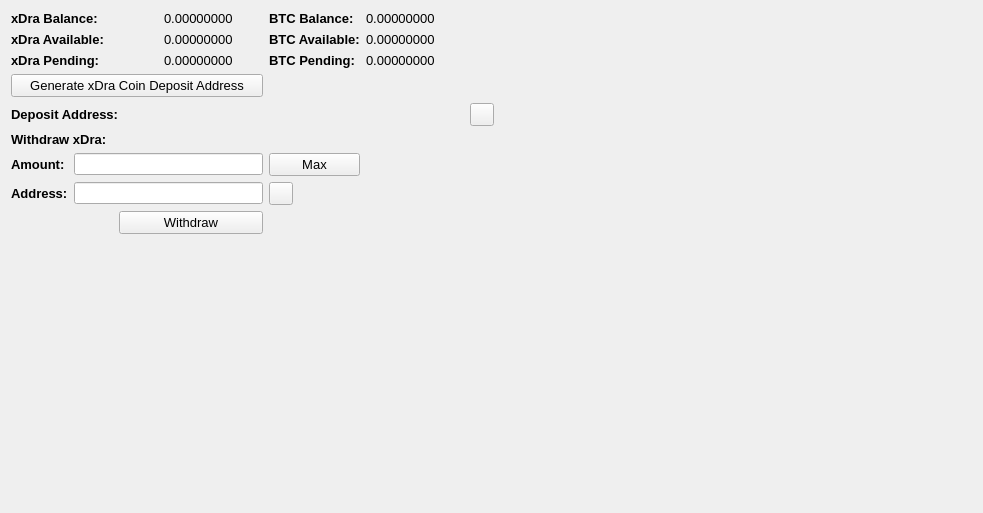
     <widget class="QWidget" name="BalanceTab">
      <attribute name="title">
       <string>Balance</string>
      </attribute>
      <layout class="QGridLayout" name="gridLayout_2">
       <item row="0" column="0" colspan="2">
        <widget class="QLabel" name="label_11">
         <property name="font">
          <font>
           <pointsize>10</pointsize>
           <weight>75</weight>
           <bold>true</bold>
          </font>
         </property>
         <property name="text">
          <string>xDra Balance:</string>
         </property>
        </widget>
       </item>
       <item row="0" column="3">
        <widget class="QLabel" name="xDraBalanceLabel">
         <property name="font">
          <font>
           <pointsize>10</pointsize>
          </font>
         </property>
         <property name="text">
          <string>0.00000000</string>
         </property>
         <property name="textInteractionFlags">
          <set>Qt::LinksAccessibleByMouse|Qt::TextSelectableByMouse</set>
         </property>
        </widget>
       </item>
       <item row="0" column="4">
        <widget class="QLabel" name="label_12">
         <property name="font">
          <font>
           <pointsize>10</pointsize>
           <weight>75</weight>
           <bold>true</bold>
          </font>
         </property>
         <property name="text">
          <string>BTC Balance:</string>
         </property>
        </widget>
       </item>
       <item row="0" column="5">
        <widget class="QLabel" name="BitcoinBalanceLabel">
         <property name="font">
          <font>
           <pointsize>10</pointsize>
          </font>
         </property>
         <property name="text">
          <string>0.00000000</string>
         </property>
         <property name="textInteractionFlags">
          <set>Qt::LinksAccessibleByMouse|Qt::TextSelectableByMouse</set>
         </property>
        </widget>
       </item>
       <item row="0" column="7" rowspan="10">
        <spacer name="horizontalSpacer_4">
         <property name="orientation">
          <enum>Qt::Horizontal</enum>
         </property>
         <property name="sizeHint" stdset="0">
          <size>
           <width>478</width>
           <height>488</height>
          </size>
         </property>
        </spacer>
       </item>
       <item row="1" column="0" colspan="2">
        <widget class="QLabel" name="label_13">
         <property name="font">
          <font>
           <pointsize>10</pointsize>
           <weight>75</weight>
           <bold>true</bold>
          </font>
         </property>
         <property name="text">
          <string>xDra Available:</string>
         </property>
        </widget>
       </item>
       <item row="1" column="3">
        <widget class="QLabel" name="xDraAvailableLabel_2">
         <property name="font">
          <font>
           <pointsize>10</pointsize>
          </font>
         </property>
         <property name="text">
          <string>0.00000000</string>
         </property>
         <property name="textInteractionFlags">
          <set>Qt::LinksAccessibleByMouse|Qt::TextSelectableByMouse</set>
         </property>
        </widget>
       </item>
       <item row="1" column="4">
        <widget class="QLabel" name="label_15">
         <property name="font">
          <font>
           <pointsize>10</pointsize>
           <weight>75</weight>
           <bold>true</bold>
          </font>
         </property>
         <property name="text">
          <string>BTC Available:</string>
         </property>
        </widget>
       </item>
       <item row="1" column="5">
        <widget class="QLabel" name="BitcoinAvailableLabel">
         <property name="font">
          <font>
           <pointsize>10</pointsize>
          </font>
         </property>
         <property name="text">
          <string>0.00000000</string>
         </property>
         <property name="textInteractionFlags">
          <set>Qt::LinksAccessibleByMouse|Qt::TextSelectableByMouse</set>
         </property>
        </widget>
       </item>
       <item row="2" column="0" colspan="2">
        <widget class="QLabel" name="label_14">
         <property name="font">
          <font>
           <pointsize>10</pointsize>
           <weight>75</weight>
           <bold>true</bold>
          </font>
         </property>
         <property name="text">
          <string>xDra Pending:</string>
         </property>
        </widget>
       </item>
       <item row="2" column="3">
        <widget class="QLabel" name="xDraPendingLabel">
         <property name="font">
          <font>
           <pointsize>10</pointsize>
          </font>
         </property>
         <property name="text">
          <string>0.00000000</string>
         </property>
         <property name="textInteractionFlags">
          <set>Qt::LinksAccessibleByMouse|Qt::TextSelectableByMouse</set>
         </property>
        </widget>
       </item>
       <item row="2" column="4">
        <widget class="QLabel" name="label_31">
         <property name="font">
          <font>
           <pointsize>10</pointsize>
           <weight>75</weight>
           <bold>true</bold>
          </font>
         </property>
         <property name="text">
          <string>BTC Pending:</string>
         </property>
        </widget>
       </item>
       <item row="2" column="5">
        <widget class="QLabel" name="BitcoinPendingLabel">
         <property name="font">
          <font>
           <pointsize>10</pointsize>
          </font>
         </property>
         <property name="text">
          <string>0.00000000</string>
         </property>
         <property name="textInteractionFlags">
          <set>Qt::LinksAccessibleByMouse|Qt::TextSelectableByMouse</set>
         </property>
        </widget>
       </item>
       <item row="3" column="0" colspan="4">
        <widget class="QPushButton" name="GenDepositBTN">
         <property name="font">
          <font>
           <pointsize>10</pointsize>
          </font>
         </property>
         <property name="text">
          <string>Generate xDra Coin Deposit Address</string>
         </property>
        </widget>
       </item>
       <item row="4" column="0" colspan="3">
        <widget class="QLabel" name="label_33">
         <property name="font">
          <font>
           <pointsize>10</pointsize>
           <weight>75</weight>
           <bold>true</bold>
          </font>
         </property>
         <property name="text">
          <string>Deposit Address:</string>
         </property>
        </widget>
       </item>
       <item row="4" column="3" colspan="3">
        <widget class="QLabel" name="DepositAddressLabel">
         <property name="minimumSize">
          <size>
           <width>300</width>
           <height>0</height>
          </size>
         </property>
         <property name="palette">
          <palette>
           <active>
            <colorrole role="WindowText">
             <brush brushstyle="SolidPattern">
              <color alpha="255">
               <red>0</red>
               <green>0</green>
               <blue>0</blue>
              </color>
             </brush>
            </colorrole>
            <colorrole role="Text">
             <brush brushstyle="SolidPattern">
              <color alpha="255">
               <red>0</red>
               <green>0</green>
               <blue>255</blue>
              </color>
             </brush>
            </colorrole>
           </active>
           <inactive>
            <colorrole role="WindowText">
             <brush brushstyle="SolidPattern">
              <color alpha="255">
               <red>0</red>
               <green>0</green>
               <blue>0</blue>
              </color>
             </brush>
            </colorrole>
            <colorrole role="Text">
             <brush brushstyle="SolidPattern">
              <color alpha="255">
               <red>0</red>
               <green>0</green>
               <blue>255</blue>
              </color>
             </brush>
            </colorrole>
           </inactive>
           <disabled>
            <colorrole role="WindowText">
             <brush brushstyle="SolidPattern">
              <color alpha="255">
               <red>120</red>
               <green>120</green>
               <blue>120</blue>
              </color>
             </brush>
            </colorrole>
            <colorrole role="Text">
             <brush brushstyle="SolidPattern">
              <color alpha="255">
               <red>120</red>
               <green>120</green>
               <blue>120</blue>
              </color>
             </brush>
            </colorrole>
           </disabled>
          </palette>
         </property>
         <property name="font">
          <font>
           <pointsize>10</pointsize>
           <weight>75</weight>
           <bold>true</bold>
          </font>
         </property>
         <property name="text">
          <string/>
         </property>
         <property name="alignment">
          <set>Qt::AlignRight|Qt::AlignTrailing|Qt::AlignVCenter</set>
         </property>
         <property name="textInteractionFlags">
          <set>Qt::LinksAccessibleByMouse|Qt::TextSelectableByKeyboard|Qt::TextSelectableByMouse</set>
         </property>
        </widget>
       </item>
       <item row="4" column="6">
        <widget class="QToolButton" name="DepositCopyButton">
         <property name="toolTip">
          <string>Copy to clipboard</string>
         </property>
         <property name="text">
          <string/>
         </property>
         <property name="icon">
          <iconset resource="../bitcoin.qrc">
           <normaloff>:/icons/editcopy</normaloff>:/icons/editcopy</iconset>
         </property>
         <property name="shortcut">
          <string>Alt+P</string>
         </property>
        </widget>
       </item>
       <item row="5" column="0" colspan="2">
        <widget class="QLabel" name="label_34">
         <property name="font">
          <font>
           <pointsize>10</pointsize>
           <weight>75</weight>
           <bold>true</bold>
          </font>
         </property>
         <property name="text">
          <string>Withdraw xDra:</string>
         </property>
        </widget>
       </item>
       <item row="6" column="0">
        <widget class="QLabel" name="label_26">
         <property name="font">
          <font>
           <pointsize>10</pointsize>
           <weight>75</weight>
           <bold>true</bold>
          </font>
         </property>
         <property name="text">
          <string>Amount:</string>
         </property>
        </widget>
       </item>
       <item row="6" column="1" colspan="3">
        <widget class="QLineEdit" name="WithdrawUnitsInput">
         <property name="font">
          <font>
           <pointsize>9</pointsize>
           <weight>75</weight>
           <bold>true</bold>
          </font>
         </property>
         <property name="text">
          <string/>
         </property>
        </widget>
       </item>
       <item row="6" column="4">
        <widget class="QPushButton" name="Withdraw_Max_Amount">
         <property name="font">
          <font>
           <pointsize>10</pointsize>
          </font>
         </property>
         <property name="text">
          <string>Max</string>
         </property>
        </widget>
       </item>
       <item row="7" column="0">
        <widget class="QLabel" name="label_10">
         <property name="font">
          <font>
           <pointsize>10</pointsize>
           <weight>75</weight>
           <bold>true</bold>
          </font>
         </property>
         <property name="text">
          <string>Address:</string>
         </property>
        </widget>
       </item>
       <item row="7" column="1" colspan="3">
        <widget class="QLineEdit" name="WithdrawAddress">
         <property name="font">
          <font>
           <pointsize>9</pointsize>
           <weight>75</weight>
           <bold>true</bold>
          </font>
         </property>
        </widget>
       </item>
       <item row="7" column="4">
        <widget class="QToolButton" name="WithdrawPasteButton">
         <property name="toolTip">
          <string>Paste from clipboard</string>
         </property>
         <property name="text">
          <string/>
         </property>
         <property name="icon">
          <iconset resource="../bitcoin.qrc">
           <normaloff>:/icons/editpaste</normaloff>:/icons/editpaste</iconset>
         </property>
         <property name="shortcut">
          <string>Alt+P</string>
         </property>
        </widget>
       </item>
       <item row="8" column="2" colspan="2">
        <widget class="QPushButton" name="WithdrawUnitsBtn">
         <property name="font">
          <font>
           <pointsize>10</pointsize>
          </font>
         </property>
         <property name="text">
          <string>Withdraw</string>
         </property>
        </widget>
       </item>
       <item row="9" column="0" colspan="6">
        <spacer name="verticalSpacer">
         <property name="orientation">
          <enum>Qt::Vertical</enum>
         </property>
         <property name="sizeHint" stdset="0">
          <size>
           <width>428</width>
           <height>262</height>
          </size>
         </property>
        </spacer>
       </item>
      </layout>
      <zorder>label_31</zorder>
      <zorder>label_15</zorder>
      <zorder>label_12</zorder>
      <zorder>label_14</zorder>
      <zorder>label_13</zorder>
      <zorder>label_11</zorder>
      <zorder>BitcoinBalanceLabel</zorder>
      <zorder>xDraBalanceLabel</zorder>
      <zorder>xDraAvailableLabel_2</zorder>
      <zorder>xDraPendingLabel</zorder>
      <zorder>BitcoinAvailableLabel</zorder>
      <zorder>BitcoinPendingLabel</zorder>
      <zorder>label_33</zorder>
      <zorder>GenDepositBTN</zorder>
      <zorder>DepositAddressLabel</zorder>
      <zorder>Withdraw_Max_Amount</zorder>
      <zorder>label_34</zorder>
      <zorder>WithdrawUnitsInput</zorder>
      <zorder>label_10</zorder>
      <zorder>label_26</zorder>
      <zorder>WithdrawAddress</zorder>
      <zorder>WithdrawUnitsBtn</zorder>
      <zorder>horizontalSpacer_4</zorder>
      <zorder>verticalSpacer</zorder>
      <zorder>WithdrawPasteButton</zorder>
      <zorder>DepositCopyButton</zorder>
     </widget>
